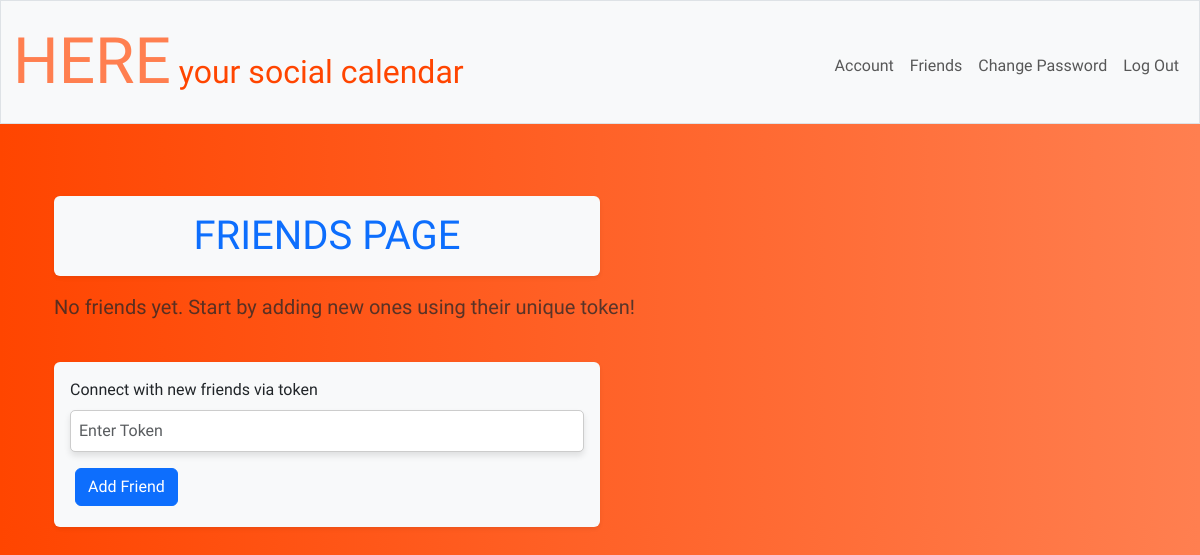
The app's page /friends (signed in), older data.
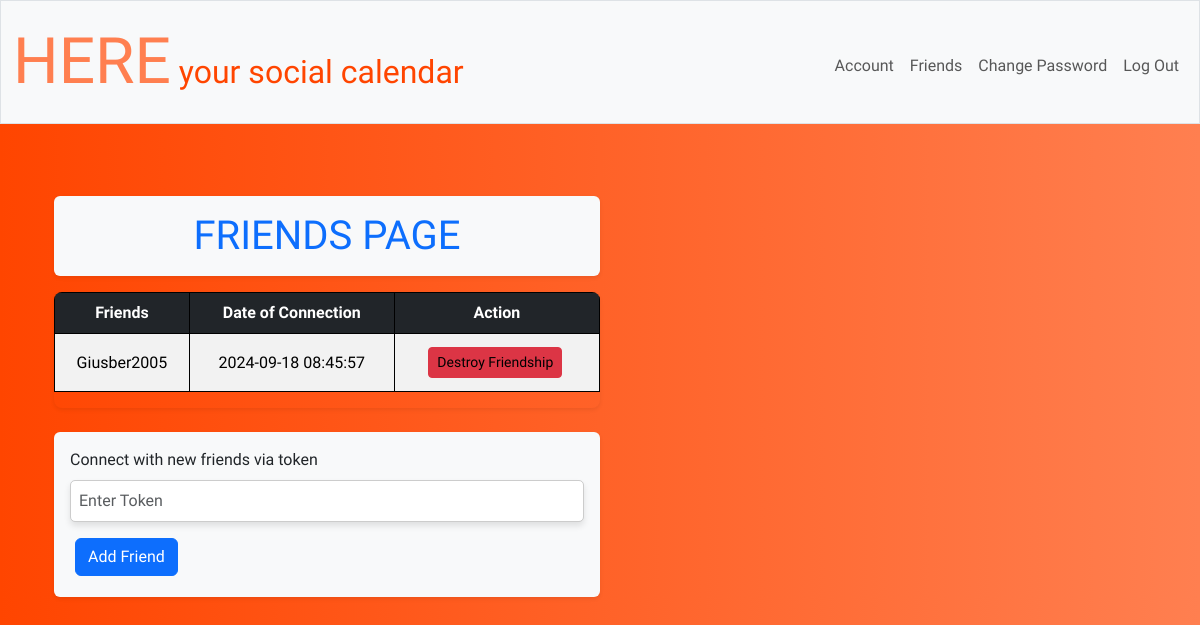
The same page, newer data.
### tables this page shows
CREATE TABLE user (
    id INTEGER PRIMARY KEY,
    username TEXT NOT NULL UNIQUE,
    FirstName TEXT,
    LastName TEXT,
    birthday DATE,
    email TEXT NOT NULL UNIQUE,
    hash TEXT,
    conn_token VARCHAR(255),
    timestamp DATETIME DEFAULT CURRENT_TIMESTAMP
);

CREATE TABLE connections (
    id INTEGER PRIMARY KEY,
    id1 INTEGER NOT NULL,
    id2 INTEGER NOT NULL,
    timestamp DATETIME DEFAULT CURRENT_TIMESTAMP,
        FOREIGN KEY (id1) REFERENCES user(id),
    FOREIGN KEY (id2) REFERENCES user(id)
);

### app.py (the view, shortened to what this page needs)
@app.route("/friends", methods=["GET", "POST"])
@login_required
def friends():
    if request.method == "GET":
        table = []
        counter = 0
        informations = db.execute("SELECT * FROM connections WHERE id1 = ?" , session['user_id'])
        informations = db.execute("SELECT * FROM connections WHERE id2 = ?", session['user_id'])
        for value in informations:
            connection = {
                'counter': counter,
                'timestamp': value['timestamp'],
                'username': db.execute("SELECT username FROM user WHERE id = ?", value['id1'])[0]['username']
            }
            table.append(connection)
            counter += 1
        return render_template("friends.html", table=table)

### helpers.py (called while the page is built)
def login_required(f):
    @wraps(f)
    def decorated_function(*args, **kwargs):
        if session.get("user_id") is None:
            return redirect("/login")
        return f(*args, **kwargs)
    return decorated_function

### templates/friends.html (shortened to what this page needs)
{% extends "root.html" %}
{% block main %}
    <div class="container">
        <h1 id="title" class="my-4 shadow-sm p-3 mb-3 bg-body-tertiary rounded text-primary w-50 float-start">
            FRIENDS PAGE
        </h1>
        <div class="clearfix"></div>
        {% if table|length == 0 %}
            <p  style="text-align: left" class="text-muted fs-5 text-start">No friends yet. Start by adding new ones using their unique token!</p>
        {% else %}
                <div class="table-responsive w-50 float-start shadow-sm rounded-3">
                    <table class="table table-hover table-striped align-middle">
                        <thead class="table-dark">
                            <tr>
                                <th scope="col">Friends</th>
                                <th scope="col">Date of Connection</th>
                                <th scope="col">Action</th>
                            </tr>
                        </thead>
                        <tbody>
                            {% for key in table %}
                                <tr>
                                    <td>{{ key.username }}</td>
                                    <td>{{ key.timestamp }}</td>
                                    <td>
                                        <div class="d-inline-flex align-items-center">
                                            <button class="btn btn-danger btn-sm me-2" data-bs-toggle="collapse" data-bs-target="#confirm-{{ key.username }}">
                                                 Destroy Friendship
                                            </button>
                                        </div>
                                    </td>
                                </tr>
                            {% endfor %}
                        </tbody>
                    </table>
                </div>
        {% endif %}
        <div class="clearfix"></div>
        <form action="/friends" method="post" class="mt-4 w-50 float-start shadow-sm p-3 bg-body-tertiary rounded">
            <div class="mb-3">
                <label for="token" style="text-align: left; display: block" class="form-label">Connect with new friends via token</label>
                {% if message and field == "token" %}
                    <div class="text-danger">{{ message }}</div>
                    <input autocomplete="off" autofocus class="form-control is-invalid" id="token" name="token" placeholder="Enter Token" type="text">
                {% else %}
                    <input autocomplete="off" autofocus class="form-control" id="token" name="token" placeholder="Enter Token" type="text">
                {% endif %}
            </div>
            <button class="btn btn-primary" type="submit">Add Friend</button>
        </form>
    </div>
{% endblock %}

### templates/root.html (shortened to what this page needs)
<!DOCTYPE html>
<html lang="en">
    <head>
        <link href="https://cdn.jsdelivr.net/npm/bootstrap@5.3.2/dist/css/bootstrap.min.css" rel="stylesheet">
        <link href="/static/css/styles.css" rel="stylesheet">
    </head>
    <body>
        <nav class="bg-light border navbar navbar-expand-md navbar-light">
            <div class="container-fluid">
                <a class="navbar-brand" href="/"><span style="color: #FF7F50; font-size: 200%;">HERE</span> <span style="color: #FF4500">your social calendar</span></a>
                <div class="collapse navbar-collapse" id="navbar">
                    {% if session["user_id"] %}
                        <ul class="navbar-nav ms-auto mt-2">
                            <li class="nav-item"><a class="nav-link" href="/account">Account<a></li>
                            <li class="nav-item"><a class="nav-link" href="/friends">Friends<a></li>
                            <li class="nav-item"><a class="nav-link" href="/change">Change Password<a></li>
                            <li class="nav-item"><a class="nav-link" href="/logout">Log Out</a></li>
                        </ul>
                    {% else %}
                        <ul class="navbar-nav ms-auto mt-2">
                            <li class="nav-item"><a class="nav-link" href="/register">Register</a></li>
                            <li class="nav-item"><a class="nav-link" href="/login">Log In</a></li>
                        </ul>
                    {% endif %}
                </div>
            </div>
        </nav>
        <main class="container py-5 text-center">
            {% block main %}{% endblock %}
        </main>
    </body>
</html>

### static/css/styles.css (style rules this page uses)
body { font-family: "Archivo Black"; background: linear-gradient(to right, #FF4500, #FF7F50); }
nav .navbar-brand { font-size: xx-large; }
table, tr, th, td { border: 1px solid black; margin-left: auto; margin-right: auto; padding: 10px; }
td { color: palevioletred; }
th { background-color: red; }
.btn { color: black; margin: 5px; background-color: white; }
.form-label { align-self: flex-start; }
.form-control { padding: 0.5rem; border-radius: 5px; border: 1px solid #ccc; transition: border-color 0.3s ease; width: 100%; }
.btn { display: block; }
.form-control { padding: 0.5rem; border-radius: 5px; border: 1px solid #ccc; transition: border-color 0.3s ease; }
.btn-primary { background-color: #007bff; color: white; }

### templates/friends.html (style rules this page uses)
.card, .form-control, .shadow-sm { box-shadow: 0 4px 6px rgba(0, 0, 0, 0.1); transition: box-shadow 0.2s ease; }
.btn-primary { background-color: #0d6efd; border-color: #0d6efd; }
.btn-danger { background-color: #dc3545; }

Row changes from the older to the newer data that the page shows:
now on this page (row unchanged): user: username "Giusber2005"
added connections: timestamp "2024-09-18 08:45:57"
Text that changed along with them:
text no longer shown: "No friends yet. Start by adding new ones using their unique token!"
text now shown: "Friends Date of Connection Action"
new list line: "Destroy Friendship"
